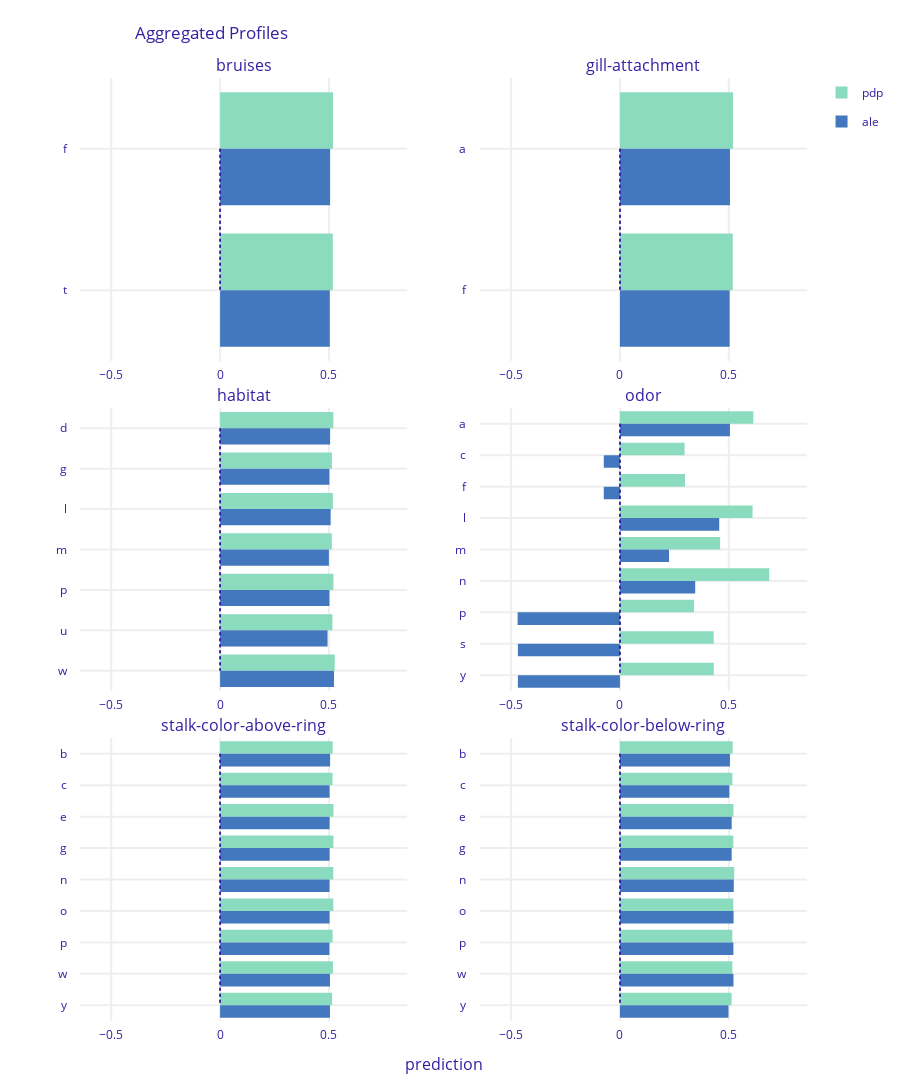

Here is the notebook cell this chart was saved with:
### Markdown cell above
Teraz zmienimy model, ale kodowanie zmiennych i ilość predyktorów pozostaje taka sama.

### Code cell
ale_num = explr.model_profile(type = 'accumulated', variables=["bruises","gill-attachment","stalk-color-above-ring","habitat", "odor", "stalk-color-below-ring"],variable_type='categorical')
ale_num.result["_label_"] = 'ale'
pdp_num = explr.model_profile(type = 'partial', variables=["bruises","gill-attachment","stalk-color-above-ring","habitat", "odor", "stalk-color-below-ring"],variable_type='categorical')
pdp_num.result["_label_"] = 'pdp'
pdp_num.plot(ale_num)

### Figure 1 — Plotly figure (JSON) as saved in the notebook; plotly's stock layout.template omitted (floating-point values rounded to 4 significant figures)
{"data": [{"base": 0, "hoverinfo": "text", "hoverlabel": {"bgcolor": "rgba(0,0,0,0.8)"}, "hovertext": ["bruises: f<br>average prediction: 0.5187748743555772<br>label: pdp<br><br>mean observation prediction: <br>0.5182842530289958", "bruises: t<br>average prediction: 0.5178000822892246<br>label: pdp<br><br>mean observation prediction: <br>0.5182842530289958"], "legendgroup": "pdp", "marker": {"color": "#8bdcbe"}, "name": "pdp", "orientation": "h", "showlegend": true, "type": "bar", "x": [0.5188, 0.5178], "xaxis": "x", "y": ["f", "t"], "yaxis": "y"}, {"base": 0, "hoverinfo": "text", "hoverlabel": {"bgcolor": "rgba(0,0,0,0.8)"}, "hovertext": ["bruises: f<br>average prediction: 0.5053034216105935<br>label: ale<br><br>mean observation prediction: <br>0.5182842530289962", "bruises: t<br>average prediction: 0.5040123128564319<br>label: ale<br><br>mean observation prediction: <br>0.5182842530289962"], "legendgroup": "ale", "marker": {"color": "#4378bf"}, "name": "ale", "orientation": "h", "showlegend": true, "type": "bar", "x": [0.5053, 0.504], "xaxis": "x", "y": ["f", "t"], "yaxis": "y"}, {"base": 0, "hoverinfo": "text", "hoverlabel": {"bgcolor": "rgba(0,0,0,0.8)"}, "hovertext": ["gill-attachment: a<br>average prediction: 0.5195746071778616<br>label: pdp<br><br>mean observation prediction: <br>0.5182842530289958", "gill-attachment: f<br>average prediction: 0.5182471830824701<br>label: pdp<br><br>mean observation prediction: <br>0.5182842530289958"], "legendgroup": "pdp", "marker": {"color": "#8bdcbe"}, "name": "pdp", "orientation": "h", "showlegend": false, "type": "bar", "x": [0.5196, 0.5182], "xaxis": "x2", "y": ["a", "f"], "yaxis": "y2"}, {"base": 0, "hoverinfo": "text", "hoverlabel": {"bgcolor": "rgba(0,0,0,0.8)"}, "hovertext": ["gill-attachment: a<br>average prediction: 0.5053034216105935<br>label: ale<br><br>mean observation prediction: <br>0.5182842530289962", "gill-attachment: f<br>average prediction: 0.5039422885421692<br>label: ale<br><br>mean observation prediction: <br>0.5182842530289962"], "legendgroup": "ale", "marker": {"color": "#4378bf"}, "name": "ale", "orientation": "h", "showlegend": false, "type": "bar", "x": [0.5053, 0.5039], "xaxis": "x2", "y": ["a", "f"], "yaxis": "y2"}, {"base": 0, "hoverinfo": "text", "hoverlabel": {"bgcolor": "rgba(0,0,0,0.8)"}, "hovertext": ["habitat: d<br>average prediction: 0.5202493597908117<br>label: pdp<br><br>mean observation prediction: <br>0.5182842530289958", "habitat: g<br>average prediction: 0.5138902956179184<br>label: pdp<br><br>mean observation prediction: <br>0.5182842530289958", "habitat: l<br>average prediction: 0.518087975402913<br>label: pdp<br><br>mean observation prediction: <br>0.5182842530289958", "habitat: m<br>average prediction: 0.5132855033551605<br>label: pdp<br><br>mean observation prediction: <br>0.5182842530289958", "habitat: p<br>average prediction: 0.5206136282309581<br>label: pdp<br><br>mean observation prediction: <br>0.5182842530289958", "habitat: u<br>average prediction: 0.516073886654555<br>label: pdp<br><br>mean observation prediction: <br>0.5182842530289958", "habitat: w<br>average prediction: 0.5265831396444415<br>label: pdp<br><br>mean observation prediction: <br>0.5182842530289958"], "legendgroup": "pdp", "marker": {"color": "#8bdcbe"}, "name": "pdp", "orientation": "h", "showlegend": false, "type": "bar", "x": [0.5202, 0.5139, 0.5181, 0.5133, 0.5206, 0.5161, 0.5266], "xaxis": "x3", "y": ["d", "g", "l", "m", "p", "u", "w"], "yaxis": "y3"}, {"base": 0, "hoverinfo": "text", "hoverlabel": {"bgcolor": "rgba(0,0,0,0.8)"}, "hovertext": ["habitat: d<br>average prediction: 0.5053034216105935<br>label: ale<br><br>mean observation prediction: <br>0.5182842530289962", "habitat: g<br>average prediction: 0.5021086295126372<br>label: ale<br><br>mean observation prediction: <br>0.5182842530289962", "habitat: l<br>average prediction: 0.5079204981141263<br>label: ale<br><br>mean observation prediction: <br>0.5182842530289962", "habitat: m<br>average prediction: 0.49970622935305475<br>label: ale<br><br>mean observation prediction: <br>0.5182842530289962", "habitat: p<br>average prediction: 0.5022786447897516<br>label: ale<br><br>mean observation prediction: <br>0.5182842530289962", "habitat: u<br>average prediction: 0.4936609345288151<br>label: ale<br><br>mean observation prediction: <br>0.5182842530289962", "habitat: w<br>average prediction: 0.5231950158216264<br>label: ale<br><br>mean observation prediction: <br>0.5182842530289962"], "legendgroup": "ale", "marker": {"color": "#4378bf"}, "name": "ale", "orientation": "h", "showlegend": false, "type": "bar", "x": [0.5053, 0.5021, 0.5079, 0.4997, 0.5023, 0.4937, 0.5232], "xaxis": "x3", "y": ["d", "g", "l", "m", "p", "u", "w"], "yaxis": "y3"}, {"base": 0, "hoverinfo": "text", "hoverlabel": {"bgcolor": "rgba(0,0,0,0.8)"}, "hovertext": ["odor: a<br>average prediction: 0.6129339057648037<br>label: pdp<br><br>mean observation prediction: <br>0.5182842530289958", "odor: c<br>average prediction: 0.2969058350221105<br>label: pdp<br><br>mean observation prediction: <br>0.5182842530289958", "odor: f<br>average prediction: 0.29872295378379604<br>label: pdp<br><br>mean observation prediction: <br>0.5182842530289958", "odor: l<br>average prediction: 0.6091247461834642<br>label: pdp<br><br>mean observation prediction: <br>0.5182842530289958", "odor: m<br>average prediction: 0.4603450563543726<br>label: pdp<br><br>mean observation prediction: <br>0.5182842530289958", "odor: n<br>average prediction: 0.685876785486939<br>label: pdp<br><br>mean observation prediction: <br>0.5182842530289958", "odor: p<br>average prediction: 0.34053166572344995<br>label: pdp<br><br>mean observation prediction: <br>0.5182842530289958", "odor: s<br>average prediction: 0.43067531572945883<br>label: pdp<br><br>mean observation prediction: <br>0.5182842530289958", "odor: y<br>average prediction: 0.4309692285902266<br>label: pdp<br><br>mean observation prediction: <br>0.5182842530289958"], "legendgroup": "pdp", "marker": {"color": "#8bdcbe"}, "name": "pdp", "orientation": "h", "showlegend": false, "type": "bar", "x": [0.6129, 0.2969, 0.2987, 0.6091, 0.4603, 0.6859, 0.3405, 0.4307, 0.431], "xaxis": "x4", "y": ["a", "c", "f", "l", "m", "n", "p", "s", "y"], "yaxis": "y4"}, {"base": 0, "hoverinfo": "text", "hoverlabel": {"bgcolor": "rgba(0,0,0,0.8)"}, "hovertext": ["odor: a<br>average prediction: 0.5053034216105935<br>label: ale<br><br>mean observation prediction: <br>0.5182842530289962", "odor: c<br>average prediction: -0.0742707865936284<br>label: ale<br><br>mean observation prediction: <br>0.5182842530289962", "odor: f<br>average prediction: -0.07423038097373158<br>label: ale<br><br>mean observation prediction: <br>0.5182842530289962", "odor: l<br>average prediction: 0.4560799677170838<br>label: ale<br><br>mean observation prediction: <br>0.5182842530289962", "odor: m<br>average prediction: 0.22546411657192644<br>label: ale<br><br>mean observation prediction: <br>0.5182842530289962", "odor: n<br>average prediction: 0.3457272259498315<br>label: ale<br><br>mean observation prediction: <br>0.5182842530289962", "odor: p<br>average prediction: -0.470211965936689<br>label: ale<br><br>mean observation prediction: <br>0.5182842530289962", "odor: s<br>average prediction: -0.4688931085928276<br>label: ale<br><br>mean observation prediction: <br>0.5182842530289962", "odor: y<br>average prediction: -0.4688871449930415<br>label: ale<br><br>mean observation prediction: <br>0.5182842530289962"], "legendgroup": "ale", "marker": {"color": "#4378bf"}, "name": "ale", "orientation": "h", "showlegend": false, "type": "bar", "x": [0.5053, -0.07427, -0.07423, 0.4561, 0.2255, 0.3457, -0.4702, -0.4689, -0.4689], "xaxis": "x4", "y": ["a", "c", "f", "l", "m", "n", "p", "s", "y"], "yaxis": "y4"}, {"base": 0, "hoverinfo": "text", "hoverlabel": {"bgcolor": "rgba(0,0,0,0.8)"}, "hovertext": ["stalk-color-above-ring: b<br>average prediction: 0.517206089071268<br>label: pdp<br><br>mean observation prediction: <br>0.5182842530289958", "stalk-color-above-ring: c<br>average prediction: 0.5163410402932983<br>label: pdp<br><br>mean observation prediction: <br>0.5182842530289958", "stalk-color-above-ring: e<br>average prediction: 0.5209242142638096<br>label: pdp<br><br>mean observation prediction: <br>0.5182842530289958", "stalk-color-above-ring: g<br>average prediction: 0.5205284444663746<br>label: pdp<br><br>mean observation prediction: <br>0.5182842530289958", "stalk-color-above-ring: n<br>average prediction: 0.5196425442692513<br>label: pdp<br><br>mean observation prediction: <br>0.5182842530289958", "stalk-color-above-ring: o<br>average prediction: 0.5200198201152316<br>label: pdp<br><br>mean observation prediction: <br>0.5182842530289958", "stalk-color-above-ring: p<br>average prediction: 0.516730760215826<br>label: pdp<br><br>mean observation prediction: <br>0.5182842530289958", "stalk-color-above-ring: w<br>average prediction: 0.5183009543220526<br>label: pdp<br><br>mean observation prediction: <br>0.5182842530289958", "stalk-color-above-ring: y<br>average prediction: 0.514572320820113<br>label: pdp<br><br>mean observation prediction: <br>0.5182842530289958"], "legendgroup": "pdp", "marker": {"color": "#8bdcbe"}, "name": "pdp", "orientation": "h", "showlegend": false, "type": "bar", "x": [0.5172, 0.5163, 0.5209, 0.5205, 0.5196, 0.52, 0.5167, 0.5183, 0.5146], "xaxis": "x5", "y": ["b", "c", "e", "g", "n", "o", "p", "w", "y"], "yaxis": "y5"}, {"base": 0, "hoverinfo": "text", "hoverlabel": {"bgcolor": "rgba(0,0,0,0.8)"}, "hovertext": ["stalk-color-above-ring: b<br>average prediction: 0.5053034216105935<br>label: ale<br><br>mean observation prediction: <br>0.5182842530289962", "stalk-color-above-ring: c<br>average prediction: 0.5031032307232599<br>label: ale<br><br>mean observation prediction: <br>0.5182842530289962", "stalk-color-above-ring: e<br>average prediction: 0.5031032307232599<br>label: ale<br><br>mean observation prediction: <br>0.5182842530289962", "stalk-color-above-ring: g<br>average prediction: 0.5030535708267992<br>label: ale<br><br>mean observation prediction: <br>0.5182842530289962", "stalk-color-above-ring: n<br>average prediction: 0.5027148646775602<br>label: ale<br><br>mean observation prediction: <br>0.5182842530289962", "stalk-color-above-ring: o<br>average prediction: 0.5028547479600589<br>label: ale<br><br>mean observation prediction: <br>0.5182842530289962", "stalk-color-above-ring: p<br>average prediction: 0.5022049314755299<br>label: ale<br><br>mean observation prediction: <br>0.5182842530289962", "stalk-color-above-ring: w<br>average prediction: 0.5045978576908356<br>label: ale<br><br>mean observation prediction: <br>0.5182842530289962", "stalk-color-above-ring: y<br>average prediction: 0.5045978576908356<br>label: ale<br><br>mean observation prediction: <br>0.5182842530289962"], "legendgroup": "ale", "marker": {"color": "#4378bf"}, "name": "ale", "orientation": "h", "showlegend": false, "type": "bar", "x": [0.5053, 0.5031, 0.5031, 0.5031, 0.5027, 0.5029, 0.5022, 0.5046, 0.5046], "xaxis": "x5", "y": ["b", "c", "e", "g", "n", "o", "p", "w", "y"], "yaxis": "y5"}, {"base": 0, "hoverinfo": "text", "hoverlabel": {"bgcolor": "rgba(0,0,0,0.8)"}, "hovertext": ["stalk-color-below-ring: b<br>average prediction: 0.517714619731788<br>label: pdp<br><br>mean observation prediction: <br>0.5182842530289958", "stalk-color-below-ring: c<br>average prediction: 0.5165427906323768<br>label: pdp<br><br>mean observation prediction: <br>0.5182842530289958", "stalk-color-below-ring: e<br>average prediction: 0.5213439566714637<br>label: pdp<br><br>mean observation prediction: <br>0.5182842530289958", "stalk-color-below-ring: g<br>average prediction: 0.5208249674899564<br>label: pdp<br><br>mean observation prediction: <br>0.5182842530289958", "stalk-color-below-ring: n<br>average prediction: 0.5250367336584403<br>label: pdp<br><br>mean observation prediction: <br>0.5182842530289958", "stalk-color-below-ring: o<br>average prediction: 0.5205632469175697<br>label: pdp<br><br>mean observation prediction: <br>0.5182842530289958", "stalk-color-below-ring: p<br>average prediction: 0.516321373414254<br>label: pdp<br><br>mean observation prediction: <br>0.5182842530289958", "stalk-color-below-ring: w<br>average prediction: 0.5167657880226749<br>label: pdp<br><br>mean observation prediction: <br>0.5182842530289958", "stalk-color-below-ring: y<br>average prediction: 0.5128843285862967<br>label: pdp<br><br>mean observation prediction: <br>0.5182842530289958"], "legendgroup": "pdp", "marker": {"color": "#8bdcbe"}, "name": "pdp", "orientation": "h", "showlegend": false, "type": "bar", "x": [0.5177, 0.5165, 0.5213, 0.5208, 0.525, 0.5206, 0.5163, 0.5168, 0.5129], "xaxis": "x6", "y": ["b", "c", "e", "g", "n", "o", "p", "w", "y"], "yaxis": "y6"}, {"base": 0, "hoverinfo": "text", "hoverlabel": {"bgcolor": "rgba(0,0,0,0.8)"}, "hovertext": ["stalk-color-below-ring: b<br>average prediction: 0.5053034216105935<br>label: ale<br><br>mean observation prediction: <br>0.5182842530289962", "stalk-color-below-ring: c<br>average prediction: 0.5024555734749636<br>label: ale<br><br>mean observation prediction: <br>0.5182842530289962", "stalk-color-below-ring: e<br>average prediction: 0.5132830917768688<br>label: ale<br><br>mean observation prediction: <br>0.5182842530289962", "stalk-color-below-ring: g<br>average prediction: 0.513236837276331<br>label: ale<br><br>mean observation prediction: <br>0.5182842530289962", "stalk-color-below-ring: n<br>average prediction: 0.5229156661941641<br>label: ale<br><br>mean observation prediction: <br>0.5182842530289962", "stalk-color-below-ring: o<br>average prediction: 0.5219413257452642<br>label: ale<br><br>mean observation prediction: <br>0.5182842530289962", "stalk-color-below-ring: p<br>average prediction: 0.5210797743493082<br>label: ale<br><br>mean observation prediction: <br>0.5182842530289962", "stalk-color-below-ring: w<br>average prediction: 0.5215874049617051<br>label: ale<br><br>mean observation prediction: <br>0.5182842530289962", "stalk-color-below-ring: y<br>average prediction: 0.49852583211231705<br>label: ale<br><br>mean observation prediction: <br>0.5182842530289962"], "legendgroup": "ale", "marker": {"color": "#4378bf"}, "name": "ale", "orientation": "h", "showlegend": false, "type": "bar", "x": [0.5053, 0.5025, 0.5133, 0.5132, 0.5229, 0.5219, 0.5211, 0.5216, 0.4985], "xaxis": "x6", "y": ["b", "c", "e", "g", "n", "o", "p", "w", "y"], "yaxis": "y6"}], "layout": {"annotations": [{"font": {"size": 16}, "showarrow": false, "text": "bruises", "x": 0.225, "xanchor": "center", "xref": "paper", "y": 1, "yanchor": "bottom", "yref": "paper"}, {"font": {"size": 16}, "showarrow": false, "text": "gill-attachment", "x": 0.775, "xanchor": "center", "xref": "paper", "y": 1, "yanchor": "bottom", "yref": "paper"}, {"font": {"size": 16}, "showarrow": false, "text": "habitat", "x": 0.225, "xanchor": "center", "xref": "paper", "y": 0.65, "yanchor": "bottom", "yref": "paper"}, {"font": {"size": 16}, "showarrow": false, "text": "odor", "x": 0.775, "xanchor": "center", "xref": "paper", "y": 0.65, "yanchor": "bottom", "yref": "paper"}, {"font": {"size": 16}, "showarrow": false, "text": "stalk-color-above-ring", "x": 0.225, "xanchor": "center", "xref": "paper", "y": 0.3, "yanchor": "bottom", "yref": "paper"}, {"font": {"size": 16}, "showarrow": false, "text": "stalk-color-below-ring", "x": 0.775, "xanchor": "center", "xref": "paper", "y": 0.3, "yanchor": "bottom", "yref": "paper"}, {"font": {"size": 16}, "showarrow": false, "text": "prediction", "x": 0.5, "xanchor": "center", "xref": "paper", "y": 0, "yanchor": "top", "yref": "paper", "yshift": -30}], "font": {"color": "#371ea3"}, "height": 1169, "hovermode": "closest", "margin": {"b": 71, "r": 30, "t": 78}, "shapes": [{"line": {"color": "#371ea3", "dash": "dot", "width": 1.5}, "type": "line", "x0": 0, "x1": 0, "xref": "x", "y0": 0, "y1": 1, "yref": "y"}, {"line": {"color": "#371ea3", "dash": "dot", "width": 1.5}, "type": "line", "x0": 0, "x1": 0, "xref": "x", "y0": 0, "y1": 1, "yref": "y"}, {"line": {"color": "#371ea3", "dash": "dot", "width": 1.5}, "type": "line", "x0": 0, "x1": 0, "xref": "x2", "y0": 0, "y1": 1, "yref": "y2"}, {"line": {"color": "#371ea3", "dash": "dot", "width": 1.5}, "type": "line", "x0": 0, "x1": 0, "xref": "x2", "y0": 0, "y1": 1, "yref": "y2"}, {"line": {"color": "#371ea3", "dash": "dot", "width": 1.5}, "type": "line", "x0": 0, "x1": 0, "xref": "x3", "y0": 0, "y1": 6, "yref": "y3"}, {"line": {"color": "#371ea3", "dash": "dot", "width": 1.5}, "type": "line", "x0": 0, "x1": 0, "xref": "x3", "y0": 0, "y1": 6, "yref": "y3"}, {"line": {"color": "#371ea3", "dash": "dot", "width": 1.5}, "type": "line", "x0": 0, "x1": 0, "xref": "x4", "y0": 0, "y1": 8, "yref": "y4"}, {"line": {"color": "#371ea3", "dash": "dot", "width": 1.5}, "type": "line", "x0": 0, "x1": 0, "xref": "x4", "y0": 0, "y1": 8, "yref": "y4"}, {"line": {"color": "#371ea3", "dash": "dot", "width": 1.5}, "type": "line", "x0": 0, "x1": 0, "xref": "x5", "y0": 0, "y1": 8, "yref": "y5"}, {"line": {"color": "#371ea3", "dash": "dot", "width": 1.5}, "type": "line", "x0": 0, "x1": 0, "xref": "x5", "y0": 0, "y1": 8, "yref": "y5"}, {"line": {"color": "#371ea3", "dash": "dot", "width": 1.5}, "type": "line", "x0": 0, "x1": 0, "xref": "x6", "y0": 0, "y1": 8, "yref": "y6"}, {"line": {"color": "#371ea3", "dash": "dot", "width": 1.5}, "type": "line", "x0": 0, "x1": 0, "xref": "x6", "y0": 0, "y1": 8, "yref": "y6"}], "title": {"text": "Aggregated Profiles", "x": 0.15}, "xaxis": {"anchor": "y", "automargin": true, "domain": [0, 0.45], "fixedrange": true, "gridwidth": 2, "range": [-0.6436, 0.8593], "tickcolor": "white", "ticklen": 3, "ticks": "outside", "type": "linear", "zeroline": false}, "xaxis2": {"anchor": "y2", "automargin": true, "domain": [0.55, 1], "fixedrange": true, "gridwidth": 2, "range": [-0.6436, 0.8593], "tickcolor": "white", "ticklen": 3, "ticks": "outside", "type": "linear", "zeroline": false}, "xaxis3": {"anchor": "y3", "automargin": true, "domain": [0, 0.45], "fixedrange": true, "gridwidth": 2, "range": [-0.6436, 0.8593], "tickcolor": "white", "ticklen": 3, "ticks": "outside", "type": "linear", "zeroline": false}, "xaxis4": {"anchor": "y4", "automargin": true, "domain": [0.55, 1], "fixedrange": true, "gridwidth": 2, "range": [-0.6436, 0.8593], "tickcolor": "white", "ticklen": 3, "ticks": "outside", "type": "linear", "zeroline": false}, "xaxis5": {"anchor": "y5", "automargin": true, "domain": [0, 0.45], "fixedrange": true, "gridwidth": 2, "range": [-0.6436, 0.8593], "tickcolor": "white", "ticklen": 3, "ticks": "outside", "type": "linear", "zeroline": false}, "xaxis6": {"anchor": "y6", "automargin": true, "domain": [0.55, 1], "fixedrange": true, "gridwidth": 2, "range": [-0.6436, 0.8593], "tickcolor": "white", "ticklen": 3, "ticks": "outside", "type": "linear", "zeroline": false}, "yaxis": {"anchor": "x", "automargin": true, "autorange": "reversed", "domain": [0.7, 1], "fixedrange": true, "gridwidth": 2, "tickcolor": "white", "ticklen": 10, "ticks": "outside", "type": "category"}, "yaxis2": {"anchor": "x2", "automargin": true, "autorange": "reversed", "domain": [0.7, 1], "fixedrange": true, "gridwidth": 2, "tickcolor": "white", "ticklen": 10, "ticks": "outside", "type": "category"}, "yaxis3": {"anchor": "x3", "automargin": true, "autorange": "reversed", "domain": [0.35, 0.65], "fixedrange": true, "gridwidth": 2, "tickcolor": "white", "ticklen": 10, "ticks": "outside", "type": "category"}, "yaxis4": {"anchor": "x4", "automargin": true, "autorange": "reversed", "domain": [0.35, 0.65], "fixedrange": true, "gridwidth": 2, "tickcolor": "white", "ticklen": 10, "ticks": "outside", "type": "category"}, "yaxis5": {"anchor": "x5", "automargin": true, "autorange": "reversed", "domain": [0, 0.3], "fixedrange": true, "gridwidth": 2, "tickcolor": "white", "ticklen": 10, "ticks": "outside", "type": "category"}, "yaxis6": {"anchor": "x6", "automargin": true, "autorange": "reversed", "domain": [0, 0.3], "fixedrange": true, "gridwidth": 2, "tickcolor": "white", "ticklen": 10, "ticks": "outside", "type": "category"}}}
